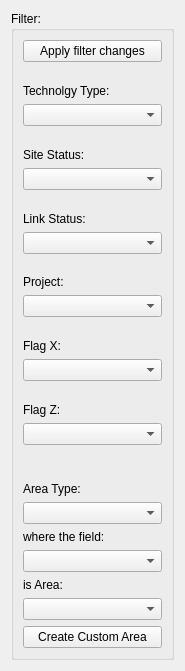
<?xml version="1.0" encoding="UTF-8"?>
<ui version="4.0">
 <class>Filter</class>
 <widget class="QWidget" name="Filter">
  <property name="geometry">
   <rect>
    <x>0</x>
    <y>0</y>
    <width>180</width>
    <height>671</height>
   </rect>
  </property>
  <property name="windowTitle">
   <string>Form</string>
  </property>
  <layout class="QGridLayout" name="gridLayout">
   <item row="0" column="0">
    <widget class="QGroupBox" name="groupBox">
     <property name="title">
      <string>Filter:</string>
     </property>
     <layout class="QGridLayout" name="gridLayout_2">
      <item row="0" column="0">
       <widget class="QPushButton" name="pushButtonApplyFilter">
        <property name="text">
         <string>Apply filter changes</string>
        </property>
       </widget>
      </item>
      <item row="1" column="0">
       <spacer>
        <property name="orientation">
         <enum>Qt::Vertical</enum>
        </property>
        <property name="sizeHint" stdset="0">
         <size>
          <width>139</width>
          <height>16</height>
         </size>
        </property>
       </spacer>
      </item>
      <item row="2" column="0">
       <widget class="QLabel" name="labelTechType">
        <property name="text">
         <string>Technolgy Type:</string>
        </property>
       </widget>
      </item>
      <item row="3" column="0">
       <widget class="QComboBox" name="comboBoxTechType"/>
      </item>
      <item row="4" column="0">
       <spacer>
        <property name="orientation">
         <enum>Qt::Vertical</enum>
        </property>
        <property name="sizeHint" stdset="0">
         <size>
          <width>139</width>
          <height>16</height>
         </size>
        </property>
       </spacer>
      </item>
      <item row="5" column="0">
       <widget class="QLabel" name="labelStatus">
        <property name="text">
         <string>Site Status:</string>
        </property>
        <property name="textInteractionFlags">
         <set>Qt::LinksAccessibleByMouse</set>
        </property>
       </widget>
      </item>
      <item row="6" column="0">
       <widget class="QComboBox" name="comboBoxStatus"/>
      </item>
      <item row="7" column="0">
       <spacer>
        <property name="orientation">
         <enum>Qt::Vertical</enum>
        </property>
        <property name="sizeHint" stdset="0">
         <size>
          <width>139</width>
          <height>16</height>
         </size>
        </property>
       </spacer>
      </item>
      <item row="8" column="0">
       <widget class="QLabel" name="labelLinkStatus">
        <property name="text">
         <string>Link Status:</string>
        </property>
        <property name="textInteractionFlags">
         <set>Qt::LinksAccessibleByMouse</set>
        </property>
       </widget>
      </item>
      <item row="9" column="0">
       <widget class="QComboBox" name="comboBoxLinkStatus"/>
      </item>
      <item row="10" column="0">
       <spacer name="spacer">
        <property name="orientation">
         <enum>Qt::Vertical</enum>
        </property>
        <property name="sizeHint" stdset="0">
         <size>
          <width>139</width>
          <height>16</height>
         </size>
        </property>
       </spacer>
      </item>
      <item row="11" column="0">
       <widget class="QLabel" name="labelProject">
        <property name="text">
         <string>Project:</string>
        </property>
       </widget>
      </item>
      <item row="12" column="0">
       <widget class="QComboBox" name="comboBoxProject"/>
      </item>
      <item row="13" column="0">
       <spacer>
        <property name="orientation">
         <enum>Qt::Vertical</enum>
        </property>
        <property name="sizeHint" stdset="0">
         <size>
          <width>139</width>
          <height>16</height>
         </size>
        </property>
       </spacer>
      </item>
      <item row="14" column="0">
       <widget class="QLabel" name="labelFlagX">
        <property name="text">
         <string>Flag X:</string>
        </property>
       </widget>
      </item>
      <item row="15" column="0">
       <widget class="QComboBox" name="comboBoxFlagX"/>
      </item>
      <item row="16" column="0">
       <spacer>
        <property name="orientation">
         <enum>Qt::Vertical</enum>
        </property>
        <property name="sizeHint" stdset="0">
         <size>
          <width>139</width>
          <height>16</height>
         </size>
        </property>
       </spacer>
      </item>
      <item row="17" column="0">
       <widget class="QLabel" name="labelFlagZ">
        <property name="text">
         <string>Flag Z:</string>
        </property>
       </widget>
      </item>
      <item row="18" column="0">
       <widget class="QComboBox" name="comboBoxFlagZ"/>
      </item>
      <item row="19" column="0">
       <spacer>
        <property name="orientation">
         <enum>Qt::Vertical</enum>
        </property>
        <property name="sizeHint" stdset="0">
         <size>
          <width>20</width>
          <height>31</height>
         </size>
        </property>
       </spacer>
      </item>
      <item row="20" column="0">
       <widget class="QLabel" name="labelAreaType">
        <property name="text">
         <string>Area Type:</string>
        </property>
       </widget>
      </item>
      <item row="21" column="0">
       <widget class="QComboBox" name="comboBoxAreaType"/>
      </item>
      <item row="22" column="0">
       <widget class="QLabel" name="labelWhere">
        <property name="text">
         <string>where the field:</string>
        </property>
       </widget>
      </item>
      <item row="23" column="0">
       <widget class="QComboBox" name="comboBoxField"/>
      </item>
      <item row="24" column="0">
       <widget class="QLabel" name="labelArea">
        <property name="text">
         <string>is Area:</string>
        </property>
       </widget>
      </item>
      <item row="25" column="0">
       <widget class="QComboBox" name="comboBoxArea"/>
      </item>
      <item row="26" column="0">
       <widget class="QPushButton" name="pushButtonCreateArea">
        <property name="text">
         <string>Create Custom Area</string>
        </property>
       </widget>
      </item>
     </layout>
    </widget>
   </item>
  </layout>
  <action name="actionOnApply">
   <property name="text">
    <string>onApply</string>
   </property>
  </action>
 </widget>
 <resources/>
 <connections/>
 <designerdata>
  <property name="gridDeltaX">
   <number>5</number>
  </property>
  <property name="gridDeltaY">
   <number>5</number>
  </property>
  <property name="gridSnapX">
   <bool>true</bool>
  </property>
  <property name="gridSnapY">
   <bool>true</bool>
  </property>
  <property name="gridVisible">
   <bool>true</bool>
  </property>
 </designerdata>
</ui>
